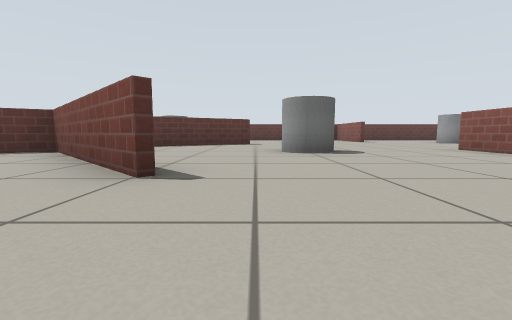
view 1 (above)

13 first-person views from a walk through a Gazebo world. The camera is 0.36 m above the floor, tilts 6° down and sees 90° across. The floor is counted in squares, 1 m on a side. Each view is taken from the middle of a square. On the plan, view 1 faces up. The plan holds only what a view shows up to about 9 squares ahead; the rest is blank. Simple patterns stand in for the simulator's built-in surfaces.

view 2
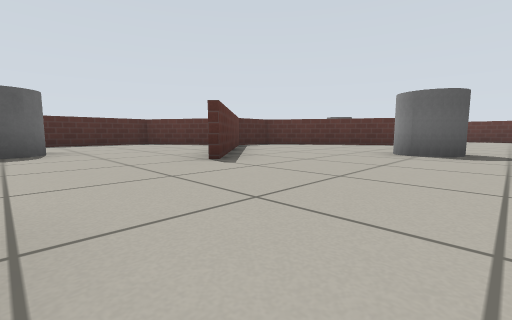

view 3
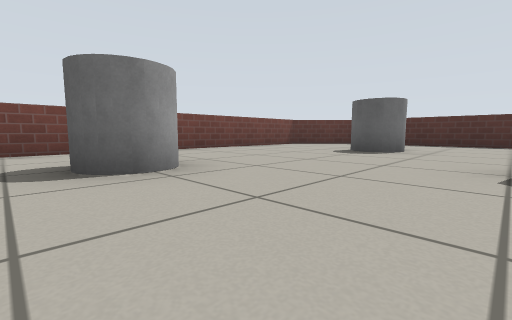

view 4
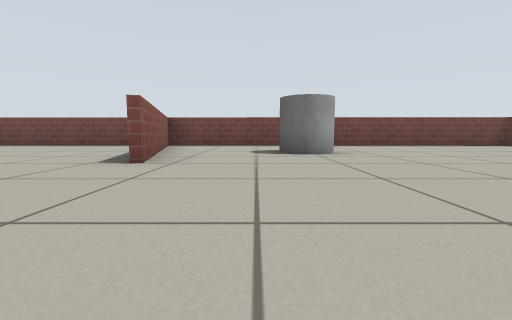

view 5
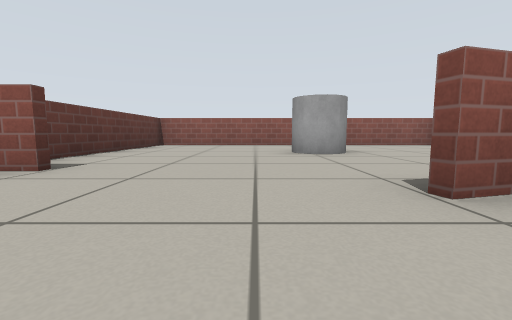

view 6
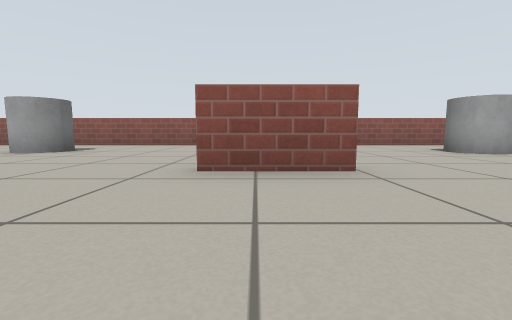

view 7
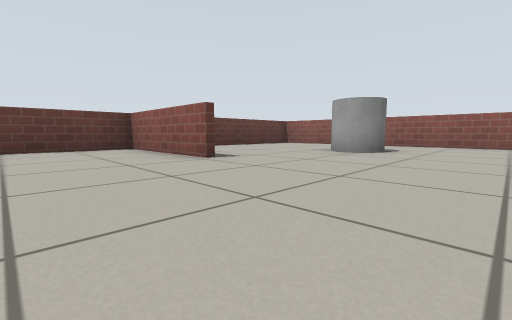

view 8
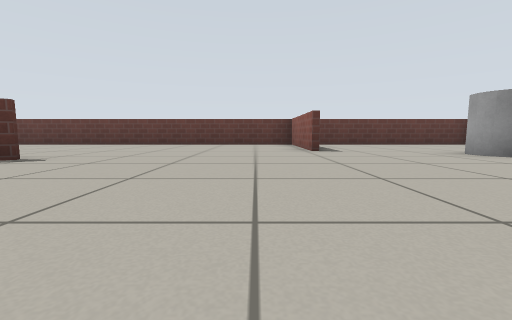

view 9
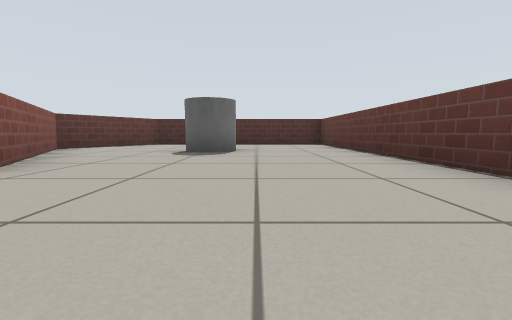

view 10
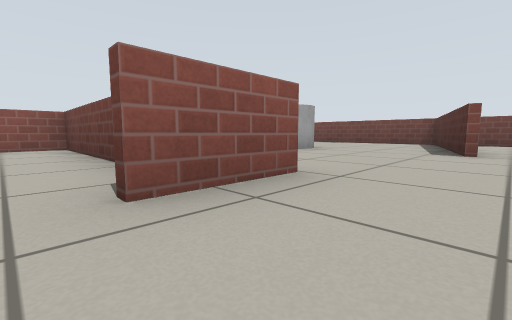

view 11
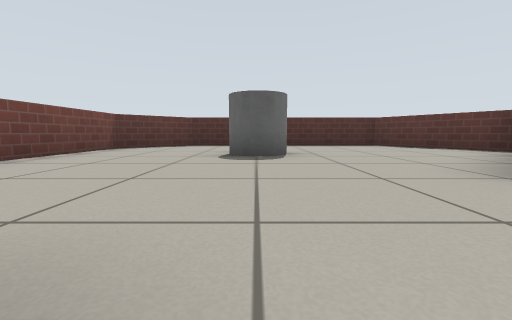

view 12
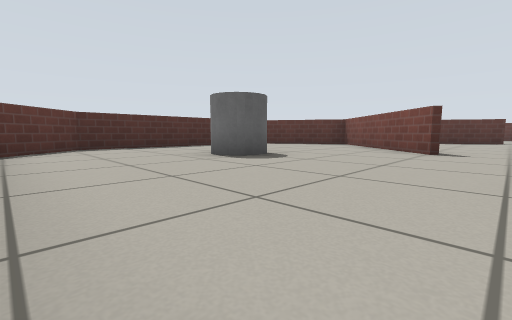

view 13
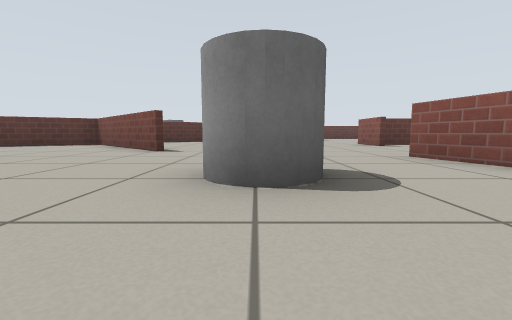

### Floor plan
Points are (right, up) in squares from view 1. A wall is a line through its corners. A room is listed if a view was taken in it or the views show most of it. See-through windows are left out.
Room 1 (views 1, 2, 3, 4, 5, 6, 7, 8, 9, 10, 11, 12, 13)
walls: (4.4, 4) (4.4, 5.6); (3.5, 1) (4.7, -3.3) (9.4, -3.4); (-0.9, 2) (-3.9, 4.9); (6.4, 5) (9.8, 5); (-0.1, 8.4) (-3.8, 6.3); (-3.5, 4.8) (-0.8, 2.1); (-3.9, 6.5) (-0.7, 8.3); (4.1, 10.1) (4.1, 13.1); (9.8, 4.8) (4.9, 4.8); (-6.2, 8.7) (-6.2, 7.9) (-3.8, 6.4) (-3.8, 5) (-6.5, 3.4) (-6.5, -1.8) (-5, -3.3) (4.5, -3.3) (3.4, 1); (9.7, -3.4) (9.7, 12.8); (9.6, 13.1) (-6.2, 13.1) (-6.2, 10.2)
objects: grey cylinder (-4, 0) to (-3, 0); grey cylinder (-3, 10); grey cylinder (1, -1); grey cylinder (1, 5); grey cylinder (7, 1); grey cylinder (7, 9)

Where each view was taken, in squares from view 1:
view 1: 0 up, 0 right, facing up
view 2: 0 up, 2 right, facing up-left
view 3: 2 up, 2 right, facing down-left
view 4: 4 up, 2 right, facing down
view 5: 2 up, 2 right, facing right
view 6: 5 up, 2 right, facing right
view 7: 7 up, 2 right, facing up-right
view 8: 5 up, 3 right, facing up
view 9: 11 up, 2 right, facing left
view 10: 6 up, 3 right, facing down-right
view 11: 0 up, 1 right, facing left
view 12: 3 down, 0 right, facing up-left
view 13: 3 down, 1 right, facing up
